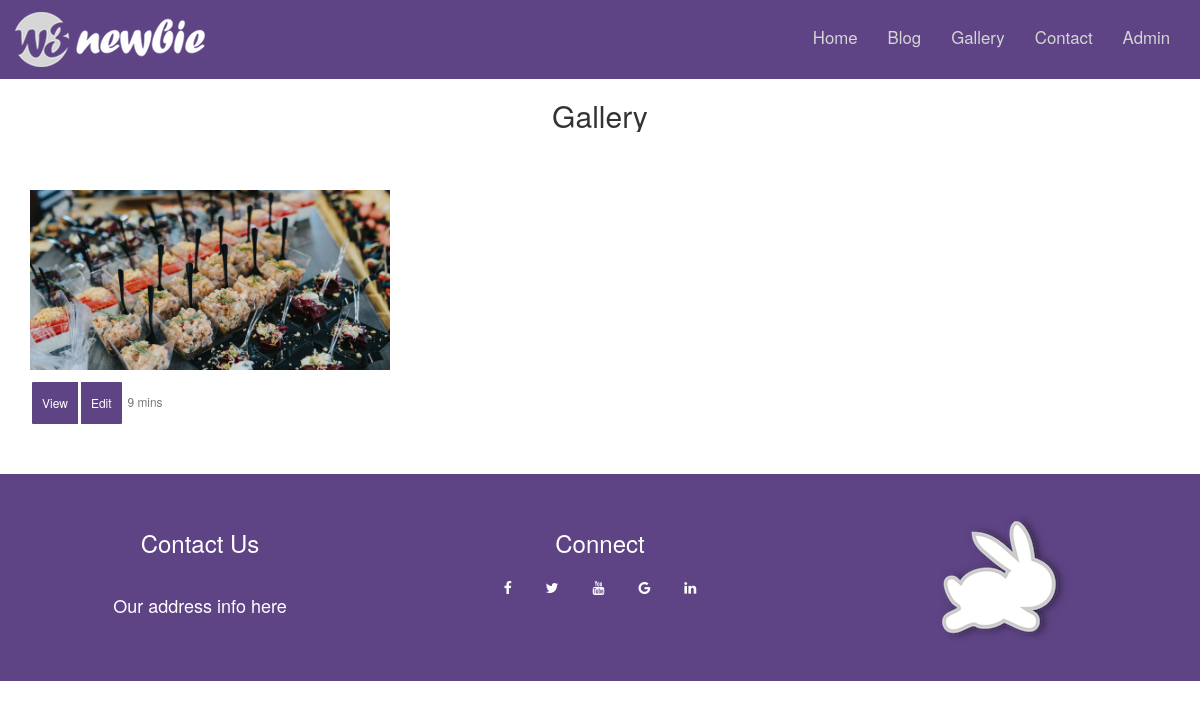
The app's page /gallery/, older data.
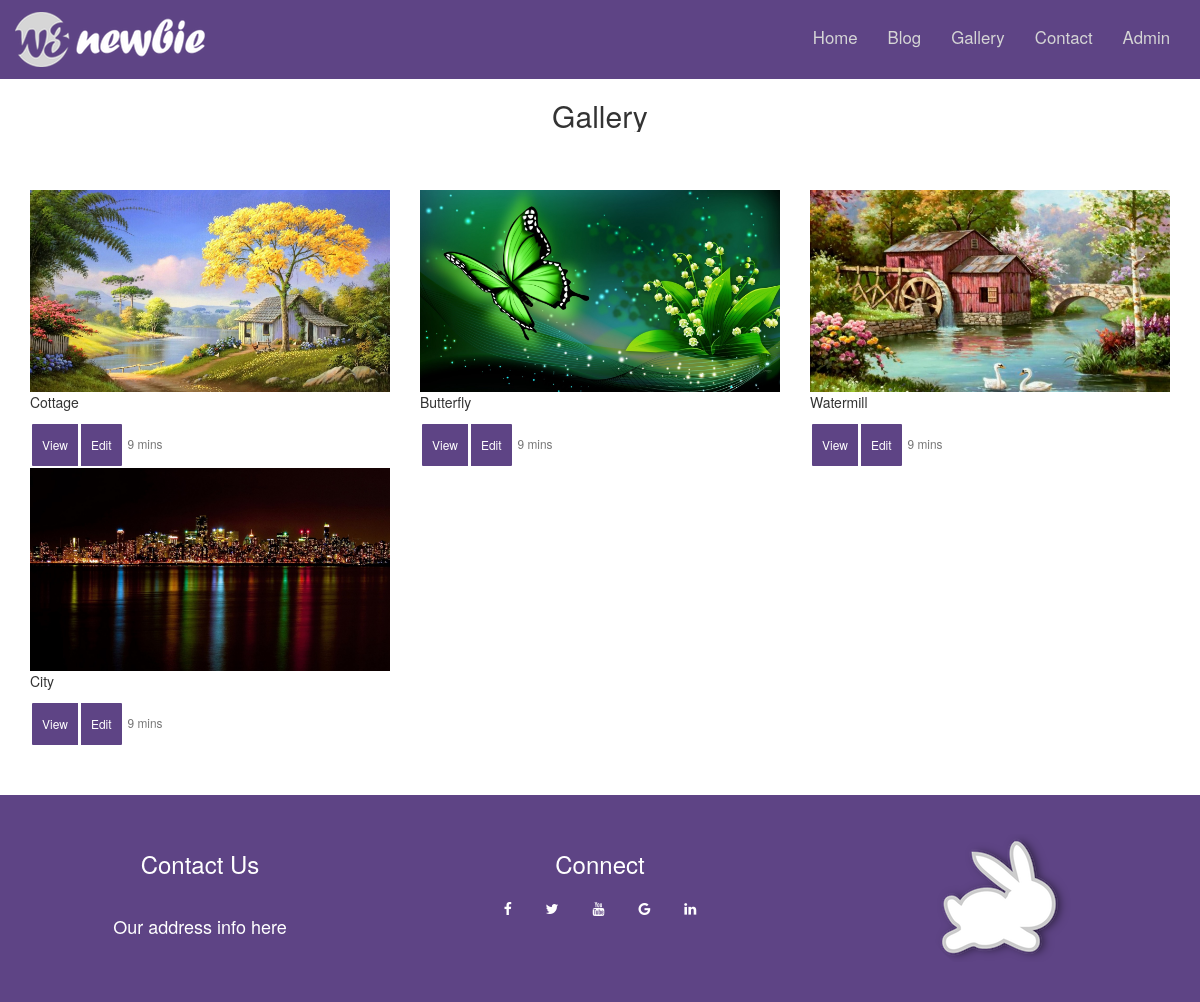
The same page, newer data.
### gallery/models.py (models this page shows, shortened)
class Pic(models.Model):
	image=models.ImageField(upload_to="gallery_images")
	title=models.CharField(max_length=2000,blank=True)

### gallery/views.py (the view)
# urls.py: url(r'^gallery/', include('gallery.urls')),
def gallery(request):
	pics=Pic.objects.all()
	return render(request,'gallery/g.html',{"pics":pics})

### gallery/templates/gallery/g.html
{% load staticfiles %}
{% include 'home/header.html' %}
{% block content %}
<main role="main">
	<h2 class="text-center">Gallery</h2>
      <div class="album py-5 bg-light">
        <div class="container">
          <div class="row">
		  {% for i in pics %}
            <div class="col-md-4">
              <div class="card mb-4 box-shadow">
                <img class="card-img-top img-responsive" src= "{{ i.image.url }}" alt="Card image cap">
                <div class="card-body">
                  <p class="card-text">{{i.title}}</p>
                  <div class="d-flex justify-content-between align-items-center">
                    <div class="btn-group">
                      <button type="button" class="btn btn-sm btn-outline-secondary">View</button>
                      <button type="button" class="btn btn-sm btn-outline-secondary">Edit</button>
                    </div>
                    <small class="text-muted">9 mins</small>
                  </div>
                </div>
              </div>
            </div>
			{% endfor %}
    </main>
{% endblock %}
{% include 'home/footer.html' %}

### home/templates/home/header.html (shortened to what this page needs)
<!DOCTYPE html>
<html lang="en">
<head>
	{% load staticfiles %}
  <link rel="stylesheet" href="https://maxcdn.bootstrapcdn.com/bootstrap/3.3.7/css/bootstrap.min.css">
  <link rel="stylesheet" href="{% static 'home/css/style.css' %}">
  <link rel="stylesheet" href="https://cdnjs.cloudflare.com/ajax/libs/font-awesome/4.7.0/css/font-awesome.min.css">
</head>
<body>
<nav class="navbar navbar-inverse">
		<div class="container-fluid">
			<div class="navbar-header">
				<a class="navbar-brand"><img src={%static 'img/w3newbie.png' %}></a>
			</div>
			<div class="collapse navbar-collapse" id="myNavbar">
				<ul class="nav navbar-nav navbar-right">
					<li><a href="/home">Home</a></li>
					<li><a href="/blog/">Blog</a></li>
					<li><a href="/gallery">Gallery</a></li>
					<li><a href="#">Contact</a></li>
					<li><a href="/admin/">Admin</a></li>
				</ul>
			</div>
		</div>
	</nav>
</body>
</html>

### home/templates/home/footer.html
{% load staticfiles %}
{% block content%}
<footer class="container-fluid text-center">
<div class="row">
			<div class="col-sm-4">
				<h3>Contact Us</h3>
				<br>
				<h4>Our address info here</h4>
			</div>
			<div class="col-sm-4">
				<h3>Connect</h4>
				<a href="#" class="fa fa-facebook"></a>
				<a href="#" class="fa fa-twitter"></a>
				<a href="#" class="fa fa-youtube"></a>
				<a href="#" class="fa fa-google"></a>
				<a href="#" class="fa fa-linkedin"></a>
			</div>
			<div class="col-sm-4">
				<img src={% static 'img/bunny.png' %} id="icon">
			</div>
</div>
</footer>
{% endblock %}

### home/static/home/css/style.css (style rules this page uses)
* { margin: 0; padding: 0; overflow-x: hidden; }
.navbar { border-radius:0; margin-bottom:0; background-color:#5E4485; color: #FFF; border:0; padding: 1% 0; font-size: 1.2em; }
.navbar-brand { float: left; min-height: 55px; padding: 0 15px 5px; overflow-y: hidden; }
.navbar-inverse .navbar-nav li a { color:#D5D5D5; }
.btn { padding: 12px 10px; background:#5E4485; color:#FFF; border: 2px solid #FFF }
.container { margin: 4% auto; }
#icon { max-width: 200px; margin:1% auto; }
footer { background-color:#5E4485; padding: 3%; color:#FFF; width: 100%; }
.fa { padding: 15px; font-size: 25px; color: #FFF; }

Row changes from the older to the newer data that the page shows:
removed Pic: image (picture)
added Pic: image (picture), title "Cottage"
added Pic: image (picture), title "Butterfly"
added Pic: image (picture), title "Watermill"
added Pic: image (picture), title "City"
